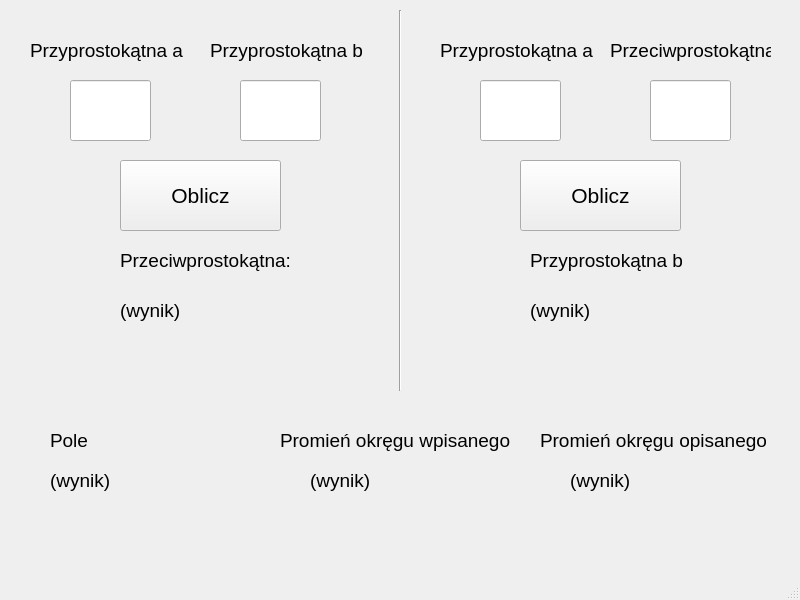
<?xml version="1.0" encoding="UTF-8"?>
<ui version="4.0">
 <class>TrojkatProstokatnyWindow</class>
 <widget class="QMainWindow" name="TrojkatProstokatnyWindow">
  <property name="geometry">
   <rect>
    <x>0</x>
    <y>0</y>
    <width>800</width>
    <height>600</height>
   </rect>
  </property>
  <property name="windowTitle">
   <string>MainWindow</string>
  </property>
  <widget class="QWidget" name="centralwidget">
   <widget class="Line" name="line">
    <property name="geometry">
     <rect>
      <x>380</x>
      <y>10</y>
      <width>41</width>
      <height>381</height>
     </rect>
    </property>
    <property name="orientation">
     <enum>Qt::Vertical</enum>
    </property>
   </widget>
   <widget class="QLineEdit" name="a1">
    <property name="geometry">
     <rect>
      <x>70</x>
      <y>80</y>
      <width>81</width>
      <height>61</height>
     </rect>
    </property>
   </widget>
   <widget class="QLineEdit" name="b">
    <property name="geometry">
     <rect>
      <x>240</x>
      <y>80</y>
      <width>81</width>
      <height>61</height>
     </rect>
    </property>
   </widget>
   <widget class="QLineEdit" name="a2">
    <property name="geometry">
     <rect>
      <x>480</x>
      <y>80</y>
      <width>81</width>
      <height>61</height>
     </rect>
    </property>
   </widget>
   <widget class="QLineEdit" name="c">
    <property name="geometry">
     <rect>
      <x>650</x>
      <y>80</y>
      <width>81</width>
      <height>61</height>
     </rect>
    </property>
   </widget>
   <widget class="QLabel" name="label">
    <property name="geometry">
     <rect>
      <x>30</x>
      <y>30</y>
      <width>161</width>
      <height>41</height>
     </rect>
    </property>
    <property name="font">
     <font>
      <pointsize>14</pointsize>
     </font>
    </property>
    <property name="text">
     <string>Przyprostokątna a</string>
    </property>
   </widget>
   <widget class="QLabel" name="label_2">
    <property name="geometry">
     <rect>
      <x>210</x>
      <y>30</y>
      <width>161</width>
      <height>41</height>
     </rect>
    </property>
    <property name="font">
     <font>
      <pointsize>14</pointsize>
     </font>
    </property>
    <property name="text">
     <string>Przyprostokątna b</string>
    </property>
   </widget>
   <widget class="QLabel" name="label_3">
    <property name="geometry">
     <rect>
      <x>440</x>
      <y>30</y>
      <width>161</width>
      <height>41</height>
     </rect>
    </property>
    <property name="font">
     <font>
      <pointsize>14</pointsize>
     </font>
    </property>
    <property name="text">
     <string>Przyprostokątna a</string>
    </property>
   </widget>
   <widget class="QLabel" name="label_4">
    <property name="geometry">
     <rect>
      <x>610</x>
      <y>30</y>
      <width>161</width>
      <height>41</height>
     </rect>
    </property>
    <property name="font">
     <font>
      <pointsize>14</pointsize>
     </font>
    </property>
    <property name="text">
     <string>Przeciwprostokątna</string>
    </property>
   </widget>
   <widget class="QPushButton" name="b1">
    <property name="geometry">
     <rect>
      <x>120</x>
      <y>160</y>
      <width>161</width>
      <height>71</height>
     </rect>
    </property>
    <property name="font">
     <font>
      <pointsize>16</pointsize>
     </font>
    </property>
    <property name="text">
     <string>Oblicz</string>
    </property>
   </widget>
   <widget class="QPushButton" name="b2">
    <property name="geometry">
     <rect>
      <x>520</x>
      <y>160</y>
      <width>161</width>
      <height>71</height>
     </rect>
    </property>
    <property name="font">
     <font>
      <pointsize>16</pointsize>
     </font>
    </property>
    <property name="text">
     <string>Oblicz</string>
    </property>
   </widget>
   <widget class="QLabel" name="label_5">
    <property name="geometry">
     <rect>
      <x>530</x>
      <y>240</y>
      <width>161</width>
      <height>41</height>
     </rect>
    </property>
    <property name="font">
     <font>
      <pointsize>14</pointsize>
     </font>
    </property>
    <property name="text">
     <string>Przyprostokątna b</string>
    </property>
   </widget>
   <widget class="QLabel" name="label_6">
    <property name="geometry">
     <rect>
      <x>120</x>
      <y>240</y>
      <width>171</width>
      <height>41</height>
     </rect>
    </property>
    <property name="font">
     <font>
      <pointsize>14</pointsize>
     </font>
    </property>
    <property name="text">
     <string>Przeciwprostokątna:</string>
    </property>
   </widget>
   <widget class="QLabel" name="label_7">
    <property name="geometry">
     <rect>
      <x>50</x>
      <y>420</y>
      <width>161</width>
      <height>41</height>
     </rect>
    </property>
    <property name="font">
     <font>
      <pointsize>14</pointsize>
     </font>
    </property>
    <property name="text">
     <string>Pole</string>
    </property>
   </widget>
   <widget class="QLabel" name="label_8">
    <property name="geometry">
     <rect>
      <x>280</x>
      <y>420</y>
      <width>231</width>
      <height>41</height>
     </rect>
    </property>
    <property name="font">
     <font>
      <pointsize>14</pointsize>
     </font>
    </property>
    <property name="text">
     <string>Promień okręgu wpisanego</string>
    </property>
   </widget>
   <widget class="QLabel" name="label_9">
    <property name="geometry">
     <rect>
      <x>540</x>
      <y>420</y>
      <width>231</width>
      <height>41</height>
     </rect>
    </property>
    <property name="font">
     <font>
      <pointsize>14</pointsize>
     </font>
    </property>
    <property name="text">
     <string>Promień okręgu opisanego</string>
    </property>
   </widget>
   <widget class="QLabel" name="c_wynik">
    <property name="geometry">
     <rect>
      <x>120</x>
      <y>290</y>
      <width>161</width>
      <height>41</height>
     </rect>
    </property>
    <property name="font">
     <font>
      <pointsize>14</pointsize>
     </font>
    </property>
    <property name="text">
     <string>(wynik)</string>
    </property>
   </widget>
   <widget class="QLabel" name="b_wynik">
    <property name="geometry">
     <rect>
      <x>530</x>
      <y>290</y>
      <width>161</width>
      <height>41</height>
     </rect>
    </property>
    <property name="font">
     <font>
      <pointsize>14</pointsize>
     </font>
    </property>
    <property name="text">
     <string>(wynik)</string>
    </property>
   </widget>
   <widget class="QLabel" name="pole">
    <property name="geometry">
     <rect>
      <x>50</x>
      <y>460</y>
      <width>161</width>
      <height>41</height>
     </rect>
    </property>
    <property name="font">
     <font>
      <pointsize>14</pointsize>
     </font>
    </property>
    <property name="text">
     <string>(wynik)</string>
    </property>
   </widget>
   <widget class="QLabel" name="r">
    <property name="geometry">
     <rect>
      <x>310</x>
      <y>460</y>
      <width>161</width>
      <height>41</height>
     </rect>
    </property>
    <property name="font">
     <font>
      <pointsize>14</pointsize>
     </font>
    </property>
    <property name="text">
     <string>(wynik)</string>
    </property>
   </widget>
   <widget class="QLabel" name="R">
    <property name="geometry">
     <rect>
      <x>570</x>
      <y>460</y>
      <width>161</width>
      <height>41</height>
     </rect>
    </property>
    <property name="font">
     <font>
      <pointsize>14</pointsize>
     </font>
    </property>
    <property name="text">
     <string>(wynik)</string>
    </property>
   </widget>
  </widget>
  <widget class="QMenuBar" name="menubar">
   <property name="geometry">
    <rect>
     <x>0</x>
     <y>0</y>
     <width>800</width>
     <height>21</height>
    </rect>
   </property>
  </widget>
  <widget class="QStatusBar" name="statusbar"/>
 </widget>
 <resources/>
 <connections/>
</ui>
